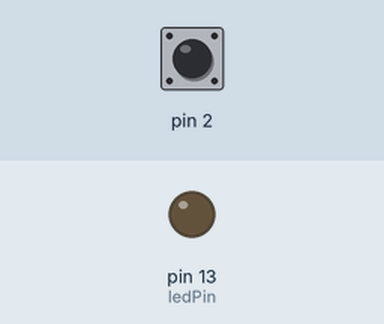
This sketch was run on a simulated Arduino Uno, built with avr-gcc and run on an emulated ATmega328P. Shown: output pins drawn as LEDs (lit = HIGH). Inputs (shaded band) come from the test bench; at power-on: pin 2 HIGH.

Above: at 1.2 s.
1.3 s: pin 2 pulled LOW for 0.15 s
At 1.37 s:
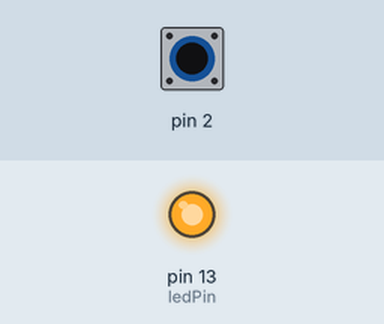
2.9 s: pin 2 pulled LOW for 3.2 s
At 6.6 s:
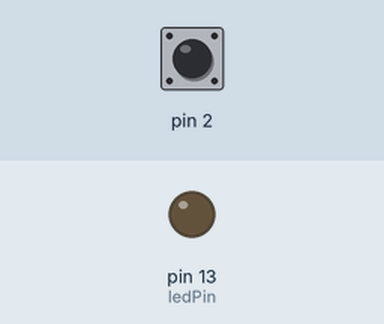
Timing chart, 0 to 8.1 s (numbered marks = the images above; inputs shaded):
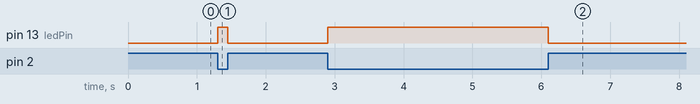

The sketch:

tilt-Switch.ino
```cpp
/**************************************/
/* 第14課 傾斜スイッチ サンプルコード */
/**************************************/

const int ledPin = 13;    /* ピン設定 */

/* 初期処理 */
void setup()
{
    pinMode(ledPin,OUTPUT);    /* 出力設定 */
    pinMode(2,INPUT);          /* 入力設定 */
    digitalWrite(2, HIGH);     /* 電圧設定 */
}

/* 定期処理 */
void loop()
{
    int digitalVal;

    digitalVal = digitalRead(2);     /* 電圧値の読み込み */

    if(digitalVal == HIGH) {
        digitalWrite(ledPin,LOW);    /* 消灯 */
    } else {
        digitalWrite(ledPin,HIGH);   /* 点灯 */
    }
}
```

Measured:
- after the input at 1.3 s, pin 13 (ledPin): LOW → HIGH at once, → LOW 0.15 s later
- after the input at 2.9 s, pin 13 (ledPin): LOW → HIGH at once, → LOW 3.2 s later
